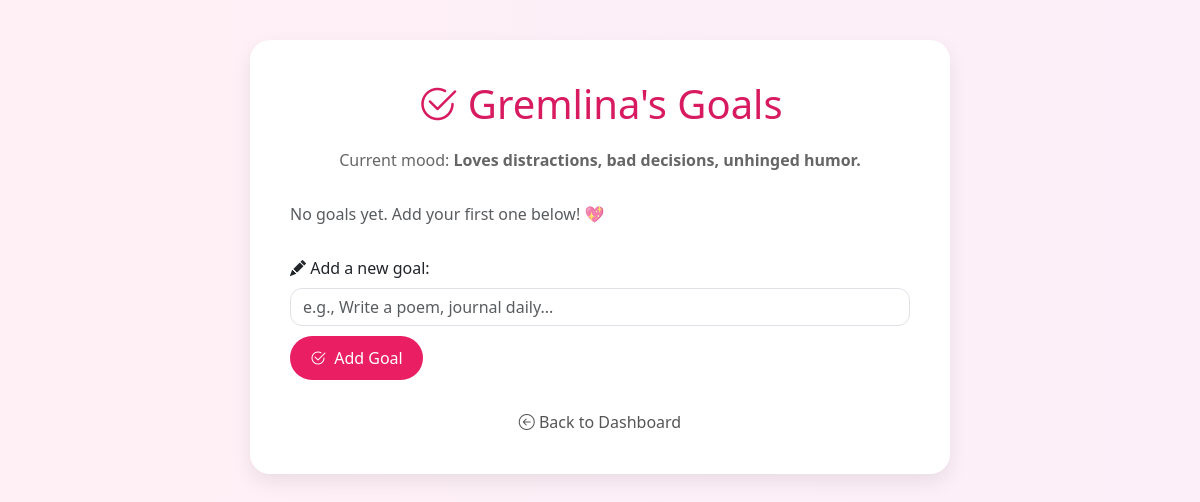
The page /goals/3 on the database its author committed.
### tables this page shows
CREATE TABLE personas (
    id INTEGER PRIMARY KEY AUTOINCREMENT,
    name TEXT NOT NULL,
    mood TEXT,
    quote TEXT,
    theme TEXT,
    last_active TEXT
, journal_count INTEGER DEFAULT 0, goals_completed INTEGER DEFAULT 0, last_updated TEXT);

### app.py (the view)
@app.route('/goals/<int:persona_id>', methods=['GET', 'POST'])
def goals(persona_id):
    conn = get_db_connection()
    if request.method == 'POST':
        task = request.form['task']
        conn.execute('INSERT INTO goals (persona_id, task) VALUES (?, ?)', (persona_id, task))
        conn.commit()
    persona = conn.execute('SELECT * FROM personas WHERE id = ?', (persona_id,)).fetchone()
    goals = conn.execute('SELECT * FROM goals WHERE persona_id = ?', (persona_id,)).fetchall()
    conn.close()
    return render_template('goals.html', persona=persona, goals=goals)

### app.py (called while the page is built)
def get_db_connection():
    conn = sqlite3.connect('data.db')
    conn.row_factory = sqlite3.Row
    return conn

### templates/goals.html (shortened to what this page needs)
<!DOCTYPE html>
<html lang="en">
<head>
  <link href="https://cdn.jsdelivr.net/npm/bootstrap@5.3.2/dist/css/bootstrap.min.css" rel="stylesheet">
  <link href="https://cdn.jsdelivr.net/npm/bootstrap-icons@1.10.5/font/bootstrap-icons.css" rel="stylesheet">
</head>
<body>
  <div class="container">
    <h1><i class="bi bi-check2-circle"></i> {{ persona.name }}'s Goals</h1>
    <p class="mood">Current mood: <strong>{{ persona.mood }}</strong></p>
    <ul class="goal-list">
      {% for goal in goals %}
        <li class="goal-item {% if goal['is_done'] %}goal-done{% endif %}">
          <span>{{ goal['task'] }}</span>
          {% if not goal['is_done'] %}
            <a href="{{ url_for('mark_goal_done', persona_id=persona['id'], goal_id=goal['id']) }}" title="Mark as done">
              <i class="bi bi-check-circle-fill text-success"></i>
            </a>
          {% endif %}
        </li>
      {% else %}
        <li class="text-muted">No goals yet. Add your first one below! 💖</li>
      {% endfor %}
    </ul>
    <form method="POST">
      <div class="mb-3">
        <label class="form-label"><i class="bi bi-pencil-fill"></i> Add a new goal:</label>
        <input type="text" name="task" class="form-control" placeholder="e.g., Write a poem, journal daily..." required>
       <button type="submit" class="btn btn-add">
  <i class="bi bi-check2-circle me-1"></i> Add Goal
</button>
</div>
    </form>
    <a class="back-link" href="{{ url_for('home') }}"><i class="bi bi-arrow-left-circle"></i> Back to Dashboard</a>
  </div>
</body>
</html>

### templates/goals.html (style rules this page uses)
body { background: linear-gradient(to right, #fff0f5, #fceff9); font-family: 'Segoe UI', sans-serif; padding: 40px; }
.container { max-width: 700px; margin: auto; background-color: white; padding: 40px; border-radius: 20px; box-shadow: 0 8px 20px rgba(0, 0, 0, 0.08); }
h1 { text-align: center; font-size: 2.5rem; color: #d81b60; margin-bottom: 20px; }
.mood { text-align: center; color: #666; margin-bottom: 30px; }
.goal-list { list-style: none; padding: 0; }
form { margin-top: 30px; }
.form-control { border-radius: 12px; }
.btn-add { background-color: #e91e63; border: none; color: white; padding: 10px 20px; border-radius: 30px; margin-top: 10px; }
.back-link { display: block; margin-top: 30px; text-align: center; text-decoration: none; color: #555; }

### rows shown on the page
personas: name "Gremlina", mood "Loves distractions, bad decisions, unhinged humor."
